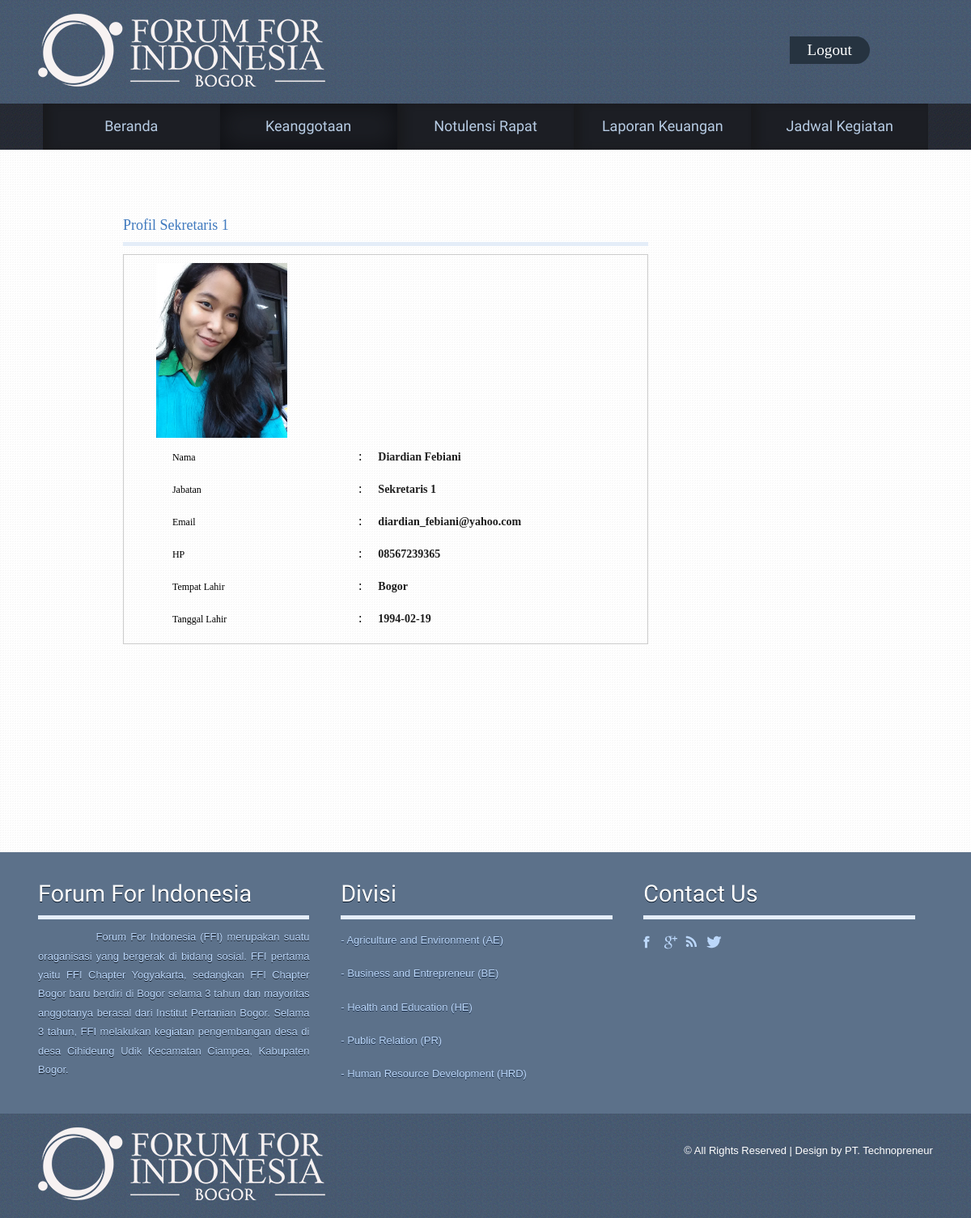
Page /sek1A.php on the committed database.
### tables this page shows
CREATE TABLE IF NOT EXISTS `keanggotaan` (
  `ID_Anggota` varchar(10) NOT NULL,
  `Nama` varchar(30) NOT NULL,
  `Jabatan` varchar(50) NOT NULL,
  `Email` varchar(50) NOT NULL,
  `HP` varchar(15) NOT NULL,
  `Tempat_lahir` varchar(25) NOT NULL,
  `Tanggal_lahir` date NOT NULL
);

### sek1A.php (the view, shortened to what this page needs)
<!DOCTYPE HTML>
<html>
<head>
<link href="css/css_batubaraweb.css" rel="stylesheet" type="text/css" media="all" />
<link href="css/camera.css" rel="stylesheet" type="text/css" media="all" />
</head>
<body>
<div class="h_bg">
<div class="wrap">
	<div class="header">
		<div class="logo">
			<h1><a href="homeA.php"><img src="images/logo2.png" alt=""></a></h1>
		</div>
<div class="signinmember">
			<ul>
				 <li class="b"><a href="logout.php">Logout</a></li>
			</ul>
	</div>
	</div>
</div>
</div>
<div class="slider_bg">
<div class="wrap">
<div class="slider">
	<ul class="nav">
		<li><a href="homeA.php">Beranda</a></li>
		<li class="active"><a href="keanggotaanA.php">Keanggotaan</a></li>
		<li><a href="notulensiA.php">Notulensi Rapat</a></li>
		<li><a href="aboutA.php">Laporan Keuangan</a></li>
		<li><a href="timeA.php">Jadwal Kegiatan</a></li>
	</ul>
</div>
</div>
</div>
<div class="main_bg">
<div class="wrap">
<div class="main style4">
<table>
		<?php
       	$query = mysql_query("select * from keanggotaan where ID_Anggota = 003");
	    while ( $data = mysql_fetch_array($query) )
		{
				?>
				<div id="body_div">
 <td align=""><div class="body_right_viewprofile">
        <form name="myform" action="edit.php" id="myform" method="post" enctype="multipart/form-data">
              <h4>Profil Sekretaris 1</h4>
                <div class="form_div">
              <img src="images/IMG_20150513_150604.jpg" alt="Diardian Febiani" width="162" height="216">
                  <div>
                    <table class="register">
			<tr>
				<td align="left" valign="top" width="25%"><p>Nama </p></td>
				<td align="center" valign="top" width="5%">:</td>
				<td align="left" valign="middle" width="70%"><h2><?php echo $data['Nama']; ?></h2></td>
		    </tr>
				<tr>
					<td align="left" valign="top" width="25%"><p>Jabatan </p></td>
					<td align="center" valign="top" width="5%">:</td>
					<td align="left" valign="middle" width="70%"> <h2><?php echo $data['Jabatan']; ?></h2></td>
			    </tr>
				<tr>
					<td align="left" valign="top" width="25%"><p>Email </p></td>
					<td align="center" valign="top" width="5%">:</td>
					<td align="left" valign="middle" width="70%"> <h2><?php echo $data['Email']; ?></h2></td>
			    </tr>
				<tr>
					<td align="left" valign="top" width="25%"><p>HP </p></td>
					<td align="center" valign="top" width="5%">:</td>
					<td align="left" valign="middle" width="70%"> <h2><?php echo $data['HP']; ?></h2></td>
				</tr>
				<tr>
					<td align="left" valign="top" width="25%"><p>Tempat Lahir </p></td>
					<td align="center" valign="top" width="5%">:</td>
					<td align="left" valign="middle" width="70%"> <h2><?php echo $data['Tempat_lahir']; ?></h2></td>
			    </tr>
				<tr>
					<td align="left" valign="top" width="25%"><p>Tanggal Lahir </p></td>
					<td align="center" valign="top" width="5%">:</td>
					<td align="left" valign="middle" width="70%"> <h2><?php echo $data['Tanggal_lahir']; ?></h2></td>
			    </tr>
		<?php } ?>
		</table>
	</div>
 </form>
                </table>
</div>
</div>
</div>
<div class="footer-bg">
<div class="wrap">
<div class="footer">
  <div class="box1">
	<h4>Forum For Indonesia</h4>
    <p style="text-align: justify;">&nbsp;&nbsp;&nbsp;&nbsp;&nbsp;&nbsp;&nbsp;&nbsp;&nbsp;&nbsp;&nbsp;&nbsp;&nbsp;&nbsp;Forum For Indonesia (FFI) merupakan suatu oraganisasi yang bergerak di bidang sosial. FFI pertama yaitu FFI Chapter Yogyakarta, sedangkan FFI Chapter Bogor baru berdiri di Bogor selama 3 tahun dan mayoritas anggotanya berasal dari Institut Pertanian Bogor. Selama 3 tahun, FFI melakukan kegiatan pengembangan desa di desa Cihideung Udik Kecamatan Ciampea, Kabupaten Bogor.</p>
  </div>
   <div class="box1">
	<h4>Divisi</h4>
	<nav>
		<ul>
			<li><a href="aeA.php">- Agriculture and Environment (AE)</a></li>
			<li><a href="beA.php">- Business and Entrepreneur (BE)</a></li>            <p></p>
			<li><a href="heA.php">- Health and Education (HE)</a></li>
			<li><a href="prA.php">- Public Relation (PR)</a></li>
   			<li><a href="hrdA.php">- Human Resource Development (HRD)</a></li>
	    </ul>
	</nav>
	</div>
	<div class="box1">
		<h4>Contact us</h4>
		<div class="social-icons">
	   		  	<ul>
			      <li class="facebook"><a href="#" target="_blank"> </a></li>
			      <li class="twitter"><a href="#" target="_blank"> </a></li>
			      <li class="rss"><a href="#" target="_blank"> </a></li>
			      <li class="contact"><a href="#" target="_blank"> </a></li>
		     </ul>
   	    </div>
	</div>
</div>
</div>
</div>
<div class="ftr-bg">
	<div class="wrap">
		<div class="footer1">
		<div class="logo">
			<h1><a href="homeA.php"><img src="images/logo2.png" alt=""></a></h1>
		</div>
		<div class="copy">
			<p class="w3-link">© All Rights Reserved | Design by PT. Technopreneur</p>
		</div>
	</div>
	</div>
</div>
</body>
</html>

### css/css_batubaraweb.css (style rules this page uses)
html,body,div,span,applet,object,iframe,h1,h2,h3,h4,h5,h6,p,blockquote,pre,a,abbr,acronym,address,big,cite,code,del,dfn,em,img,ins,kbd,q,s,samp,small,strike,strong,sub,sup,tt,var,b,u,i,dl,dt,dd,ol,nav ul,nav li,fieldset,form,label,legend,table,caption,tbody,tfoot,thead,tr,th,td,article,aside,canvas,details,embed,figure,figcaption,footer,header,hgroup,menu,nav,output,ruby,section,summary,time,mark,audio,video { margin:0;padding:0;border:0;font-size:100%;font:inherit;vertical-align:baseline; }
article, aside, details, figcaption, figure,footer, header, hgroup, menu, nav, section { display: block; }
ol,ul { list-style:none;margin:0;padding:0; }
table { border-collapse:collapse;border-spacing:0; }
a { text-decoration:none; }
img { max-width:100%; }
body { font-family: Arial, Geneva,Helvetica, sans-serif; font-size: 100%; }
.wrap { margin:0 auto; width:80%; }
.h_bg { background: url('../images/m_bg.png'); }
.header { padding: 1.5%; }
.logo { float: left; }
#body_div { margin:25px 0 0 0; }
.body_right_viewprofile { width: 649px; float:left; margin-bottom: -22%; padding-left:10%; }
.form_div { border: 1px solid #CCCCCC; margin-bottom: -70%; padding: 10px; width: 597px; padding-left:40px; }
.form_div table { padding-right:40px; width:100%; }
h4 { color:#3f79be; font-size:18px; border-bottom:#e4edf8 5px solid; padding-bottom:10px; margin-bottom:10px; }
.register tr { line-height:30px; }
.register h2 { color:rgb(30,30,30); vertical-align:middle; padding:5px 0 5px 20px; text-align:left; font-size:14px; font-weight:bold; width: 350px; }
.register p { vertical-align:middle; padding:5px 0 5px 20px; text-align:left; font-size:12px; width: 230px; }
.signinmember { float:right; width: 15.5%; position: relative; margin-top: 2.5%; }
.signinmember li.b a { padding: 6px 22px; text-align: center; font-size:1.2em; font-family: 'Pacifico', cursive; float: left; background: #1371B3; margin-left: -6px; border-radius: 0 2em 2em 0; color:#ffffff; -webkit-transition: 0.5s linear; -moz-transition: 0.5s linear; -ms-transition: 0.5s linear; -o-transition: 0.5s linear; transition: 0.5s linear; background:#263340; }
.slider_bg { background: url('../images/s_bg.png'); }
.slider { padding:0 2%; }
.nav { display:block; }
.nav li { width:20%; list-style: none; float:left; }
.nav li a { box-shadow: inset 8px 0px 10px #191A1D; -webkit-box-shadow: inset 8px 0px 10px #191A1D; -moz-box-shadow: inset 8px 0px 10px #191A1D; -o-box-shadow: inset 8px 0px 10px #191A1D; background: #1C1E24; color: #B7CCE4; font-family: 'Prosto One', cursive; line-height: 1.8em; padding:12px; font-size:18px; font-weight:100; text-align:center; text-decoration: none; display: block; }
.nav li.active a { box-shadow:inset 0 0 30px #0D0E11; -webkit-box-shadow:inset 0 0 30px #0D0E11; -moz-box-shadow:inset 0 0 30px #0D0E11; -o-box-shadow:inset 0 0 30px #0D0E11; }
.main_bg { background:url('../images/main_bg.png'); }
.main { padding: 4% 5% 2%; min-height: 800px; }
.footer-bg { background: #5C718A; }
.footer { padding:3% 1.5%; }
.box1 { float:left; width: 30.33%; margin-right: 3.5%; }
.box1:nth-child(3) { margin-right: 0; }
.box1 h4 { color: #FFFFFF; text-shadow: 0 1px 0 #041427; text-transform: capitalize; font-size: 1.8em; font-weight: normal; font-family: 'Prosto One', cursive; }
.social-icons { margin-top:10px; float:left; }
.social-icons li { width: 16px; height: 22px; padding: 0px 0 0 10px; margin: 0; float:left; cursor:pointer; }
.social-icons li.facebook { background:url(../images/icon-2.png) no-repeat 0px 0px; }
.social-icons li.twitter { background:url(../images/icon-3.png) no-repeat 0px 0px; }
.social-icons li.rss { background:url(../images/icon-4.png) no-repeat 0px 0px; }
.social-icons li.contact { background:url(../images/icon-1.png) no-repeat 0px 0px; }
.box1 nav { margin-top:10px; }
.box1 nav ul li { display: inline-block; }
.box1 nav ul li a { color: #BBD7FA; text-shadow: 0 1px 0 #182B46; line-height: 2.4em; font-size: 0.8125em; }
.box1 p { margin-top: 10px; color: #BBD7FA; line-height: 1.8em; font-size: 0.8125em; text-shadow: 0 1px 0 #0F1620; }
.ftr-bg { background: url('../images/m_bg.png'); }
.footer1 { padding: 1.5%; }
.copy { float: right; margin-top: 1.5%; }
.copy p { font-size: 0.8125em; color: #ffffff; line-height: 1.8em; }
.contact { margin-bottom:4%; display:block; }
form { margin-top: 2%; }
@media only screen and (max-width: 1280px) { .wrap { width:95%; } }

### rows in the picture
keanggotaan: Nama "Diardian Febiani", Jabatan "Sekretaris 1", Email "diardian_febiani@yahoo.com", HP "08567239365", Tempat_lahir "Bogor", Tanggal_lahir "1994-02-19"
